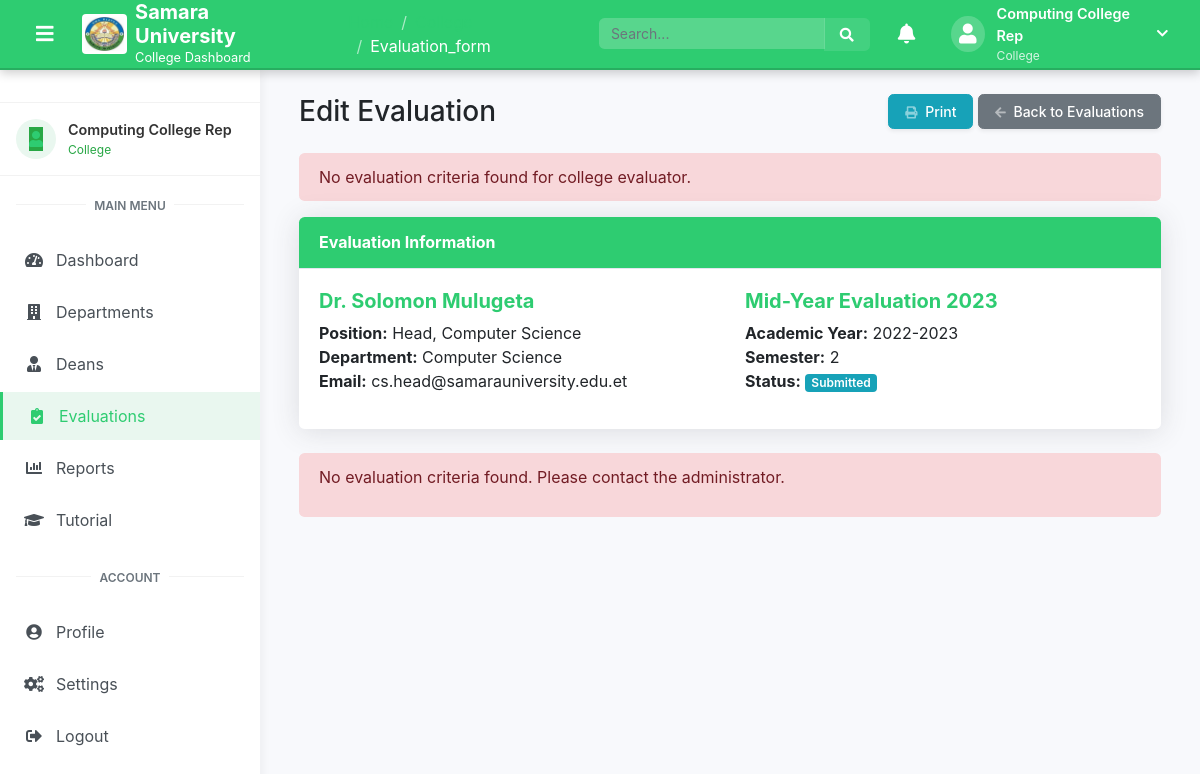
Page /college/evaluation_form.php?evaluation_id=1 (signed in) on the committed database.
### tables this page shows
CREATE TABLE IF NOT EXISTS evaluations (
    evaluation_id INT AUTO_INCREMENT PRIMARY KEY,
    evaluator_id INT NOT NULL,
    evaluatee_id INT NOT NULL,
    period_id INT NOT NULL,
    total_score DECIMAL(5,2) DEFAULT 0.00,
    comments TEXT,
    status ENUM('draft', 'submitted', 'reviewed', 'approved', 'rejected') DEFAULT 'draft',
    submission_date DATETIME,
    review_date DATETIME,
    approval_date DATETIME,
    rejection_date DATETIME,
    rejection_reason TEXT,
    created_at TIMESTAMP DEFAULT CURRENT_TIMESTAMP,
    updated_at TIMESTAMP DEFAULT CURRENT_TIMESTAMP ON UPDATE CURRENT_TIMESTAMP,
    FOREIGN KEY (evaluator_id) REFERENCES users(user_id) ON DELETE CASCADE,
    FOREIGN KEY (evaluatee_id) REFERENCES users(user_id) ON DELETE CASCADE,
    FOREIGN KEY (period_id) REFERENCES evaluation_periods(period_id) ON DELETE CASCADE
);

CREATE TABLE IF NOT EXISTS users (
    user_id INT AUTO_INCREMENT PRIMARY KEY,
    username VARCHAR(50) NOT NULL UNIQUE,
    password VARCHAR(255) NOT NULL,
    email VARCHAR(100) NOT NULL UNIQUE,
    full_name VARCHAR(100) NOT NULL,
    role ENUM('admin', 'dean', 'college', 'head_of_department', 'staff', 'hrm') NOT NULL,
    department_id INT,
    college_id INT,
    position VARCHAR(100),
    profile_image VARCHAR(255),
    bio TEXT,
    phone VARCHAR(20),
    address TEXT,
    status TINYINT(1) DEFAULT 1,
    last_login DATETIME,
    created_at TIMESTAMP DEFAULT CURRENT_TIMESTAMP,
    updated_at TIMESTAMP DEFAULT CURRENT_TIMESTAMP ON UPDATE CURRENT_TIMESTAMP,
    FOREIGN KEY (department_id) REFERENCES departments(department_id) ON DELETE SET NULL,
    FOREIGN KEY (college_id) REFERENCES colleges(college_id) ON DELETE SET NULL
);

CREATE TABLE IF NOT EXISTS departments (
    department_id INT AUTO_INCREMENT PRIMARY KEY,
    name VARCHAR(100) NOT NULL,
    code VARCHAR(20) NOT NULL UNIQUE,
    college_id INT NOT NULL,
    description TEXT,
    created_at TIMESTAMP DEFAULT CURRENT_TIMESTAMP,
    updated_at TIMESTAMP DEFAULT CURRENT_TIMESTAMP ON UPDATE CURRENT_TIMESTAMP,
    FOREIGN KEY (college_id) REFERENCES colleges(college_id) ON DELETE CASCADE
);

CREATE TABLE IF NOT EXISTS evaluation_periods (
    period_id INT AUTO_INCREMENT PRIMARY KEY,
    title VARCHAR(100) NOT NULL,
    academic_year VARCHAR(20) NOT NULL,
    semester VARCHAR(20) NOT NULL,
    start_date DATE NOT NULL,
    end_date DATE NOT NULL,
    description TEXT,
    status ENUM('active', 'inactive') DEFAULT 'active',
    created_at TIMESTAMP DEFAULT CURRENT_TIMESTAMP,
    updated_at TIMESTAMP DEFAULT CURRENT_TIMESTAMP ON UPDATE CURRENT_TIMESTAMP
);

### includes/config.php (called while the page is built, shortened)
<?php
$base_url = 'http://localhost/samara_new/';
?>

### college/evaluation_form.php (the view, shortened to what this page needs)
<?php
require_once BASE_PATH . '/includes/config.php';
$error_message = '';
$user_id = $_SESSION['user_id'];
$evaluation_id = isset($_GET['evaluation_id']) ? (int)$_GET['evaluation_id'] : 0;
$evaluatee_id = isset($_GET['evaluatee_id']) ? (int)$_GET['evaluatee_id'] : 0;
$period_id = isset($_GET['period_id']) ? (int)$_GET['period_id'] : 0;
$evaluation = null;
$evaluatee = null;
$period = null;
$criteria_by_category = [];
if ($evaluation_id > 0) {
    $sql = "SELECT e.*, u.full_name as evaluatee_name, u.email as evaluatee_email, u.position as evaluatee_position,
            d.name as department_name, p.title as period_title, p.academic_year, p.semester
            FROM evaluations e
            JOIN users u ON e.evaluatee_id = u.user_id
            LEFT JOIN departments d ON u.department_id = d.department_id
            JOIN evaluation_periods p ON e.period_id = p.period_id
            WHERE e.evaluation_id = ? AND e.evaluator_id = ?";
    $stmt = $conn->prepare($sql);
    $stmt->bind_param("ii", $evaluation_id, $user_id);
    $stmt->execute();
    $result = $stmt->get_result();
    if ($result && $result->num_rows === 1) {
        $evaluation = $result->fetch_assoc();
    } else {
        $error_message = "Evaluation not found or you don't have permission to edit it.";
    }
} else if ($evaluatee_id > 0 && $period_id > 0) {
    $sql = "SELECT evaluation_id FROM evaluations
            WHERE evaluator_id = ? AND evaluatee_id = ? AND period_id = ?";
    $stmt = $conn->prepare($sql);
    $stmt->bind_param("iii", $user_id, $evaluatee_id, $period_id);
    $stmt->execute();
    $result = $stmt->get_result();
    if ($result && $result->num_rows === 1) {
        $row = $result->fetch_assoc();
        redirect($base_url . 'college/evaluation_form.php?evaluation_id=' . $row['evaluation_id']);
    }
    $sql = "SELECT u.*, d.name as department_name
            FROM users u
            LEFT JOIN departments d ON u.department_id = d.department_id
            WHERE u.user_id = ?";
    $stmt = $conn->prepare($sql);
    $stmt->bind_param("i", $evaluatee_id);
    $stmt->execute();
    $result = $stmt->get_result();
    if ($result && $result->num_rows === 1) {
        $evaluatee = $result->fetch_assoc();
    } else {
        $error_message = "Evaluatee not found.";
    }
    $sql = "SELECT * FROM evaluation_periods WHERE period_id = ?";
    $stmt = $conn->prepare($sql);
    $stmt->bind_param("i", $period_id);
    $stmt->execute();
    $result = $stmt->get_result();
    if ($result && $result->num_rows === 1) {
        $period = $result->fetch_assoc();
    } else {
        $error_message = "Evaluation period not found.";
    }
    if ($evaluatee && $period && empty($error_message)) {
        $sql = "INSERT INTO evaluations (evaluator_id, evaluatee_id, period_id, status, created_at, updated_at)
                VALUES (?, ?, ?, 'draft', NOW(), NOW())";
        $stmt = $conn->prepare($sql);
        $stmt->bind_param("iii", $user_id, $evaluatee_id, $period_id);
        if ($stmt->execute()) {
            $evaluation_id = $conn->insert_id;
            redirect($base_url . 'college/evaluation_form.php?evaluation_id=' . $evaluation_id);
        } else {
            $error_message = "Failed to create evaluation.";
        }
    }
} else {
    $error_message = "Invalid parameters. Please select an evaluatee and evaluation period.";
}
if ($evaluation) {
    $evaluatee_role = '';
    $sql_role = "SELECT role FROM users WHERE user_id = ?";
    $stmt_role = $conn->prepare($sql_role);
    $stmt_role->bind_param("i", $evaluation['evaluatee_id']);
    $stmt_role->execute();
    $result_role = $stmt_role->get_result();
    if ($result_role && $result_role->num_rows === 1) {
        $row_role = $result_role->fetch_assoc();
        $evaluatee_role = $row_role['role'];
    }
    $sql = "SELECT ec.*, cat.name as category_name, cat.category_id, er.response_id, er.rating, er.comment
            FROM evaluation_criteria ec
            JOIN evaluation_categories cat ON ec.category_id = cat.category_id
            LEFT JOIN evaluation_responses er ON ec.criteria_id = er.criteria_id AND er.evaluation_id = ?
            WHERE FIND_IN_SET('college', ec.evaluator_roles) > 0
            AND (FIND_IN_SET(?, ec.evaluatee_roles) > 0 OR FIND_IN_SET('all', ec.evaluatee_roles) > 0)
            ORDER BY cat.name ASC, ec.name ASC";
    $stmt = $conn->prepare($sql);
    $stmt->bind_param("is", $evaluation_id, $evaluatee_role);
    $stmt->execute();
    $result = $stmt->get_result();
    if ($result && $result->num_rows > 0) {
        while ($row = $result->fetch_assoc()) {
            $category_id = $row['category_id'];
            if (!isset($criteria_by_category[$category_id])) {
                $criteria_by_category[$category_id] = [
                    'name' => $row['category_name'],
                    'criteria' => []
                ];
            }
            $criteria_by_category[$category_id]['criteria'][] = $row;
        }
    } else {
        $error_message = "No evaluation criteria found for college evaluator.";
    }
}
include_once BASE_PATH . '/includes/header_management.php';
include_once BASE_PATH . '/includes/sidebar.php';
?>
<div class="dashboard-content">
    <div class="container-fluid">
        <div class="d-sm-flex align-items-center justify-content-between mb-4">
            <h1 class="h3 mb-0 text-gray-800">
                <?php echo $evaluation ? 'Edit Evaluation' : 'New Evaluation'; ?>
            </h1>
            <?php if ($evaluation): ?>
                <div>
                    <a href="<?php echo $base_url; ?>college/print_evaluation.php?id=<?php echo $evaluation_id; ?>" class="d-none d-sm-inline-block btn btn-sm btn-info shadow-sm" target="_blank">
                        <i class="fas fa-print fa-sm text-white-50 mr-1"></i> Print
                    </a>
                    <a href="<?php echo $base_url; ?>college/evaluations.php" class="d-none d-sm-inline-block btn btn-sm btn-secondary shadow-sm">
                        <i class="fas fa-arrow-left fa-sm text-white-50 mr-1"></i> Back to Evaluations
                    </a>
                </div>
            <?php endif; ?>
        </div>
        <?php if (!empty($error_message)): ?>
            <div class="alert alert-danger"><?php echo $error_message; ?></div>
        <?php endif; ?>
        <?php if ($evaluation): ?>
            <div class="card shadow mb-4">
                <div class="card-header py-3 bg-theme text-white">
                    <h6 class="m-0 font-weight-bold">Evaluation Information</h6>
                </div>
                <div class="card-body">
                    <div class="row">
                        <div class="col-md-6">
                            <h5 class="text-theme"><?php echo $evaluation['evaluatee_name']; ?></h5>
                            <p>
                                <strong>Position:</strong> <?php echo $evaluation['evaluatee_position']; ?><br>
                                <strong>Department:</strong> <?php echo $evaluation['department_name']; ?><br>
                                <strong>Email:</strong> <?php echo $evaluation['evaluatee_email']; ?>
                            </p>
                        </div>
                        <div class="col-md-6">
                            <h5 class="text-theme"><?php echo $evaluation['period_title']; ?></h5>
                            <p>
                                <strong>Academic Year:</strong> <?php echo $evaluation['academic_year']; ?><br>
                                <strong>Semester:</strong> <?php echo $evaluation['semester']; ?><br>
                                <strong>Status:</strong>
                                <span class="badge badge-<?php
                                    switch ($evaluation['status']) {
                                        case 'submitted':
                                            echo 'info';
                                            break;
                                    }
                                ?>">
                                    <?php echo ucfirst($evaluation['status']); ?>
                                </span>
                            </p>
                        </div>
                    </div>
                </div>
            </div>
            <form method="POST" action="<?php echo htmlspecialchars($_SERVER['PHP_SELF'] . '?evaluation_id=' . $evaluation_id); ?>" id="evaluationForm">
                <?php if (count($criteria_by_category) > 0): ?>
                    <?php foreach ($criteria_by_category as $category_id => $category): ?>
                        <div class="card shadow mb-4">
                            <div class="card-header py-3">
                                <h6 class="m-0 font-weight-bold text-theme"><?php echo $category['name']; ?></h6>
                            </div>
                            <div class="card-body">
                                <div class="table-responsive">
                                    <table class="table table-bordered">
                                        <thead>
                                            <tr>
                                                <th width="40%">Criteria</th>
                                                <th width="15%">Rating (1-5)</th>
                                                <th width="45%">Comments</th>
                                            </tr>
                                        </thead>
                                        <tbody>
                                            <?php foreach ($category['criteria'] as $criteria): ?>
                                                <tr>
                                                    <td>
                                                        <strong><?php echo $criteria['name']; ?></strong>
                                                        <p class="small text-muted mb-0"><?php echo $criteria['description']; ?></p>
                                                        <p class="small text-info mb-0">Weight: <?php echo $criteria['weight']; ?></p>
                                                    </td>
                                                    <td>
                                                        <select class="form-control" name="rating[<?php echo $criteria['criteria_id']; ?>]" required <?php echo ($evaluation['status'] !== 'draft') ? 'disabled' : ''; ?>>
                                                            <option value="">Select</option>
                                                            <?php for ($i = $criteria['min_rating']; $i <= $criteria['max_rating']; $i++): ?>
                                                                <option value="<?php echo $i; ?>" <?php echo (isset($criteria['rating']) && $criteria['rating'] == $i) ? 'selected' : ''; ?>>
                                                                    <?php echo $i; ?>
                                                                </option>
                                                            <?php endfor; ?>
                                                        </select>
                                                    </td>
                                                    <td>
                                                        <textarea class="form-control" name="comment[<?php echo $criteria['criteria_id']; ?>]" rows="2" <?php echo ($evaluation['status'] !== 'draft') ? 'disabled' : ''; ?>><?php echo $criteria['comment'] ?? ''; ?></textarea>
                                                    </td>
                                                </tr>
                                            <?php endforeach; ?>
                                        </tbody>
                                    </table>
                                </div>
                            </div>
                        </div>
                    <?php endforeach; ?>
                    <div class="card shadow mb-4">
                        <div class="card-header py-3">
                            <h6 class="m-0 font-weight-bold text-theme">Overall Comments</h6>
                        </div>
                        <div class="card-body">
                            <div class="form-group">
                                <textarea class="form-control" name="evaluation_comments" rows="4" <?php echo ($evaluation['status'] !== 'draft') ? 'disabled' : ''; ?>><?php echo $evaluation['comments']; ?></textarea>
                            </div>
                        </div>
                    </div>
                    <?php if ($evaluation['status'] === 'draft'): ?>
                        <div class="text-center mb-4">
                            <button type="submit" name="save_evaluation" class="btn btn-primary mr-2">
                                <i class="fas fa-save mr-1"></i> Save as Draft
                            </button>
                            <button type="submit" name="save_evaluation" class="btn btn-success" onclick="return confirm('Are you sure you want to submit this evaluation? You will not be able to make changes after submission.');">
                                <i class="fas fa-check-circle mr-1"></i> Submit Evaluation
                            </button>
                            <input type="hidden" name="submit" id="submitFlag" value="0">
                        </div>
                    <?php endif; ?>
                <?php else: ?>
                    <div class="alert alert-danger">
                        <p>No evaluation criteria found. Please contact the administrator.</p>
                    </div>
                <?php endif; ?>
            </form>
        <?php endif; ?>
    </div>
</div>
<?php
include_once BASE_PATH . '/includes/footer_management.php';
?>

### rows in the picture
evaluations: evaluatee.full_name "Dr. Solomon Mulugeta", evaluatee.position "Head, Computer Science", departments.name "Computer Science", evaluatee.email "cs.head@samarauniversity.edu.et", period.title "Mid-Year Evaluation 2023", period.academic_year "2022-2023", period.semester "2", status "Submitted"

### other values in the picture
$page_title "Evaluation_form"
$user_name "Computing College Rep"
$user_role "College"
$item['title'] "Dashboard"
$item['title'] "Departments"
$item['title'] "Deans"
$item['title'] "Evaluations"
$item['title'] "Reports"
$item['title'] "Tutorial"
$error_message "No evaluation criteria found for college evaluator."
